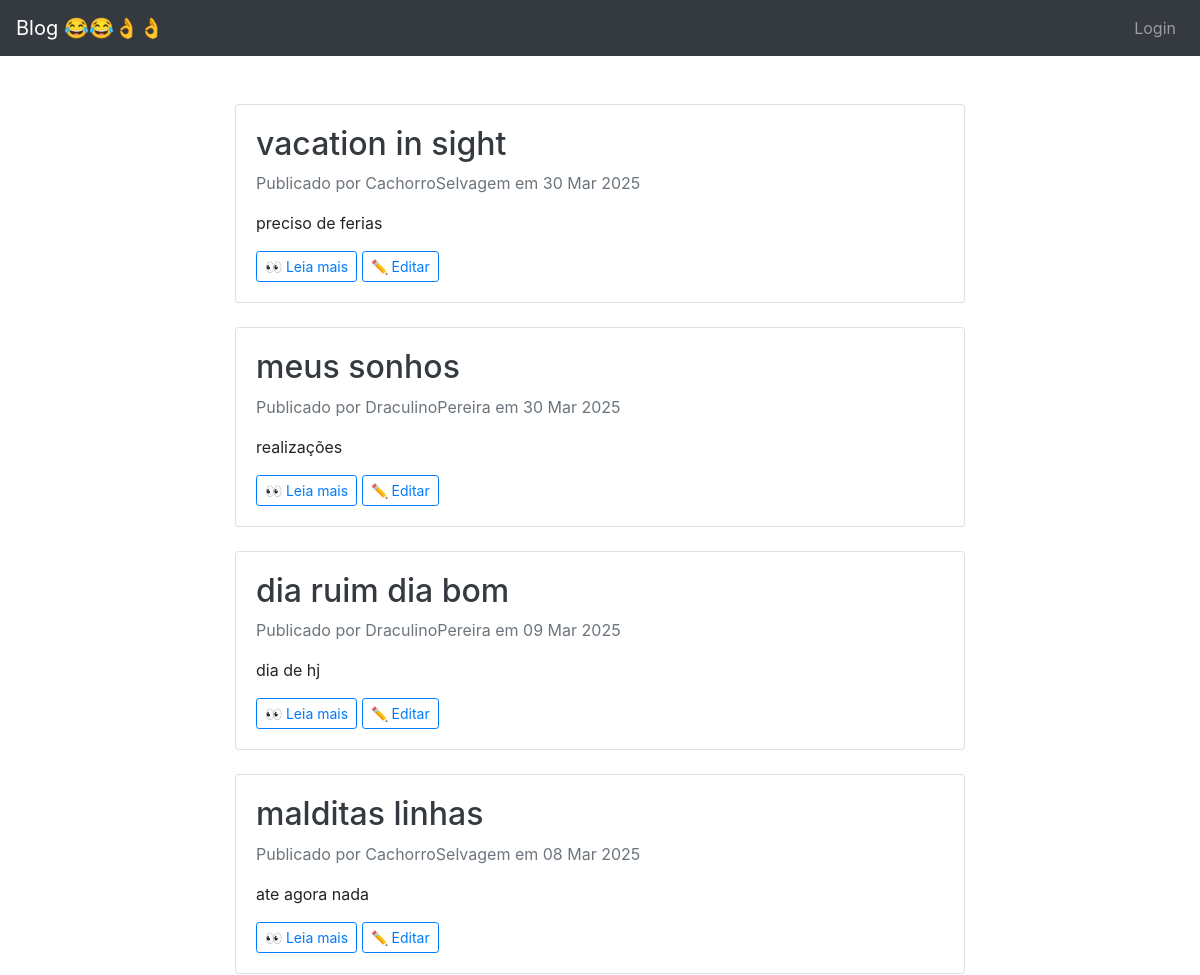
Before: / (upper part) with the older database file.
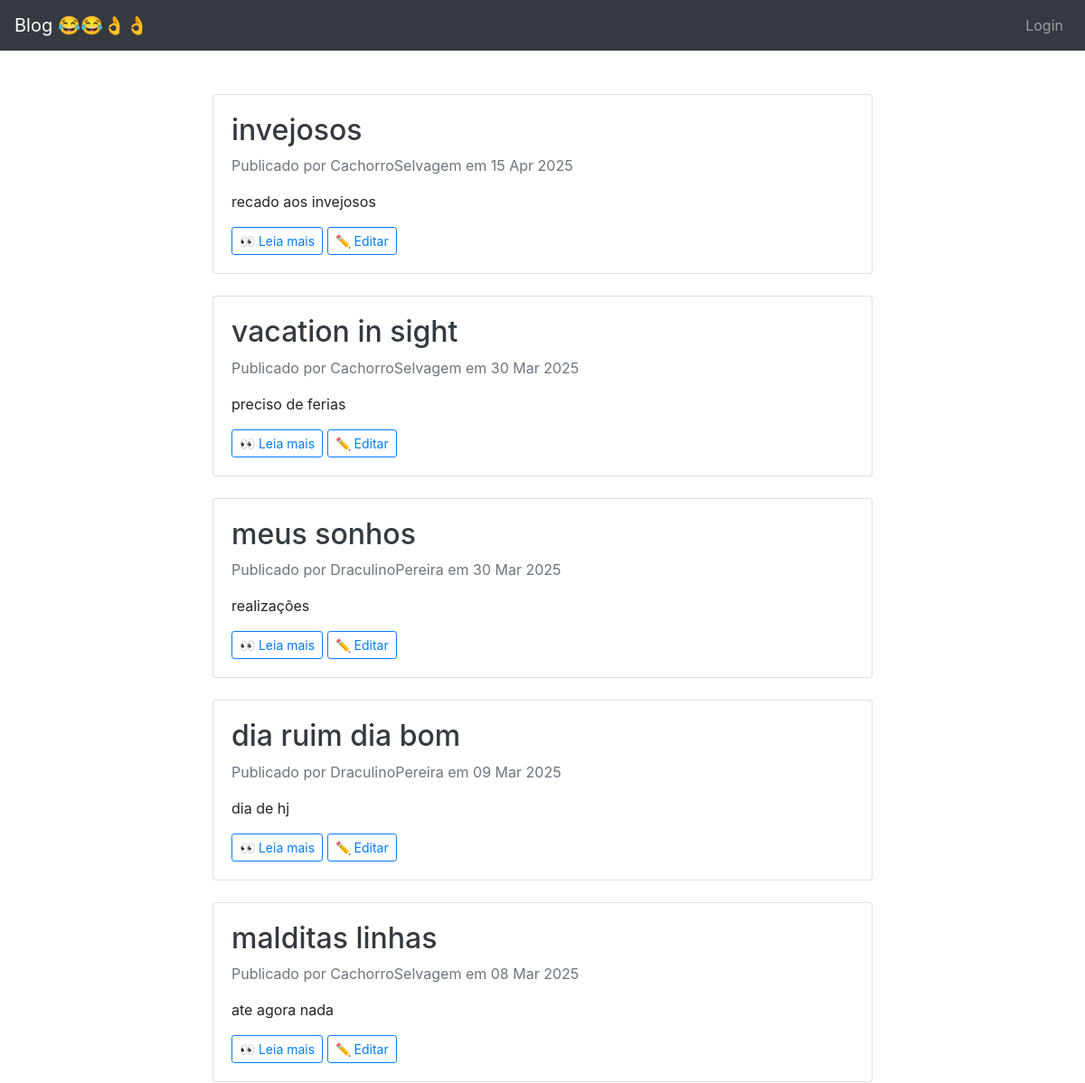
After: the same page with the newer database file.
### blog/models.py (models this page shows, shortened)
class Post(models.Model):
    class NewManager(models.Manager):
        def get_queryset(self):
            return super().get_queryset().filter(status='published')
    options = (
        ('draft', 'Draft'),
        ('published', 'Published'),
    )
    title = models.CharField(max_length=200)
    excerpt = models.TextField(null=True)
    slug = models.SlugField(max_length=255, unique=True, blank=True)
    publish = models.DateTimeField(default=timezone.now)
    author = models.ForeignKey(User, on_delete=models.CASCADE, related_name='blog_posts')
    content = models.TextField()
    status = models.CharField(max_length=10, choices=options, default='draft')
    objects = models.Manager()
    newmanager = NewManager()
    likes = models.ManyToManyField(User, related_name='post_likes', blank=True)
    dislikes = models.ManyToManyField(User, related_name='post_dislikes', blank=True)
    image = models.ImageField(upload_to='post_images/', blank=True, null=True)
    def get_absolute_url(self):
        return reverse('blog:post_single', args=[self.slug])
    class Meta:
        ordering = ('-publish',)

### blog/views.py (the view)
# urls.py: path('', views.home, name='homepage'),
def home(request):
    all_posts = Post.objects.filter(status='published').order_by('-publish')
    return render(request, 'index.html', {'posts': all_posts})

### blog/templates/index.html (shortened to what this page needs)
{% extends "base.html" %}
{% block content %}
<div class="container">
    <div class="row justify-content-md-center">
        <div class="col-md-8 pt-5">
            {% for post in posts %}
            <div class="card mb-4">
                <div class="card-body">
                    <h2>
                        <a class="text-dark text-decoration-none" href="{{ post.get_absolute_url }}">
                            {{ post.title }}
                        </a>
                    </h2>
                    <p class="text-muted">Publicado por {{ post.author }} em {{ post.publish|date:"d M Y" }}</p>
                    <p>{{ post.excerpt }}</p>
                    <a href="{{ post.get_absolute_url }}" class="btn btn-outline-primary btn-sm">👀 Leia mais</a>
                    <a href="{% url 'blog:edit_post' post.slug %}" class="btn btn-outline-primary btn-sm">✏️ Editar</a>
                </div>
            </div>
            {% empty %}
            <p class="text-muted text-center">Nenhum post publicado ainda.</p>
            {% endfor %}
        </div>
    </div>
</div>
{% endblock %}

Changed rows visible on the page:
added Post: title "invejosos", author "CachorroSelvagem", publish "15 Apr 2025", excerpt "recado aos invejosos"
